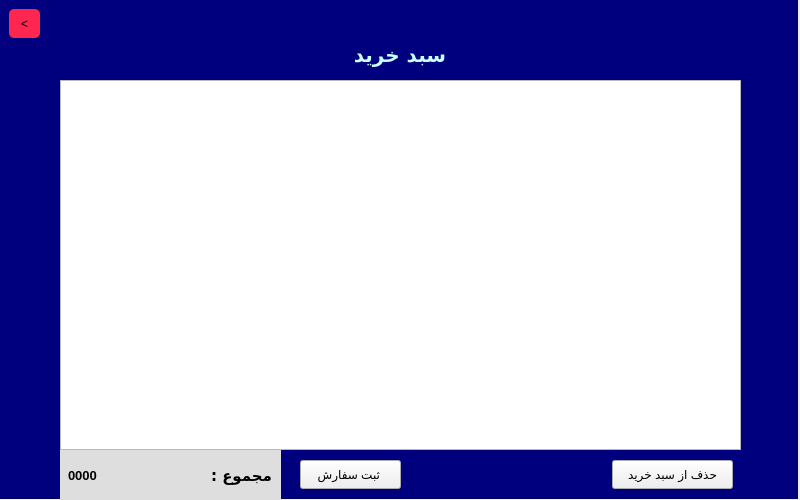
<?xml version="1.0" encoding="UTF-8"?>
<ui version="4.0">
 <class>cart</class>
 <widget class="QWidget" name="cart">
  <property name="enabled">
   <bool>true</bool>
  </property>
  <property name="geometry">
   <rect>
    <x>0</x>
    <y>0</y>
    <width>800</width>
    <height>500</height>
   </rect>
  </property>
  <property name="minimumSize">
   <size>
    <width>800</width>
    <height>500</height>
   </size>
  </property>
  <property name="maximumSize">
   <size>
    <width>800</width>
    <height>500</height>
   </size>
  </property>
  <property name="windowTitle">
   <string>Sabad</string>
  </property>
  <property name="styleSheet">
   <string notr="true"/>
  </property>
  <widget class="QWidget" name="centralwidget" native="true">
   <property name="geometry">
    <rect>
     <x>0</x>
     <y>0</y>
     <width>798</width>
     <height>500</height>
    </rect>
   </property>
   <widget class="QTableWidget" name="tableWidget">
    <property name="geometry">
     <rect>
      <x>60</x>
      <y>80</y>
      <width>681</width>
      <height>370</height>
     </rect>
    </property>
   </widget>
   <widget class="QLabel" name="label">
    <property name="geometry">
     <rect>
      <x>350</x>
      <y>30</y>
      <width>100</width>
      <height>50</height>
     </rect>
    </property>
    <property name="font">
     <font>
      <family>Morabba</family>
      <pointsize>15</pointsize>
      <bold>true</bold>
     </font>
    </property>
    <property name="styleSheet">
     <string notr="true">color: rgb(200, 255, 255);
padding:5px;</string>
    </property>
    <property name="text">
     <string>سبد خرید</string>
    </property>
    <property name="alignment">
     <set>Qt::AlignmentFlag::AlignCenter</set>
    </property>
   </widget>
   <widget class="QLabel" name="label_2">
    <property name="geometry">
     <rect>
      <x>200</x>
      <y>450</y>
      <width>81</width>
      <height>51</height>
     </rect>
    </property>
    <property name="font">
     <font>
      <family>Morabba</family>
      <pointsize>11</pointsize>
      <bold>true</bold>
     </font>
    </property>
    <property name="styleSheet">
     <string notr="true">color: rgb(0, 0, 0);
background-color: rgb(222, 222, 222);
padding:5px;</string>
    </property>
    <property name="text">
     <string>مجموع :</string>
    </property>
   </widget>
   <widget class="QLabel" name="sum">
    <property name="geometry">
     <rect>
      <x>60</x>
      <y>450</y>
      <width>141</width>
      <height>51</height>
     </rect>
    </property>
    <property name="font">
     <font>
      <pointsize>10</pointsize>
      <bold>true</bold>
     </font>
    </property>
    <property name="styleSheet">
     <string notr="true">background-color: rgb(222, 222, 222);
color:black;
padding:5px;</string>
    </property>
    <property name="text">
     <string>0000</string>
    </property>
   </widget>
   <widget class="QFrame" name="frame">
    <property name="geometry">
     <rect>
      <x>-1</x>
      <y>-1</y>
      <width>800</width>
      <height>500</height>
     </rect>
    </property>
    <property name="styleSheet">
     <string notr="true">background-color: rgb(170, 85, 255);
background-color: rgb(0, 0, 127);</string>
    </property>
    <property name="frameShape">
     <enum>QFrame::Shape::StyledPanel</enum>
    </property>
    <property name="frameShadow">
     <enum>QFrame::Shadow::Raised</enum>
    </property>
    <widget class="QPushButton" name="backbtn">
     <property name="geometry">
      <rect>
       <x>10</x>
       <y>10</y>
       <width>31</width>
       <height>29</height>
      </rect>
     </property>
     <property name="cursor">
      <cursorShape>PointingHandCursor</cursorShape>
     </property>
     <property name="styleSheet">
      <string notr="true">padding:2px;

background-color: rgb(255, 39, 79);
border:0px solid;
color:black;
font: 900 9pt &quot;IRANYekanFN&quot;;
border-radius:5px;</string>
     </property>
     <property name="text">
      <string>&lt;</string>
     </property>
    </widget>
   </widget>
   <widget class="QPushButton" name="confirmbtn">
    <property name="geometry">
     <rect>
      <x>300</x>
      <y>460</y>
      <width>101</width>
      <height>29</height>
     </rect>
    </property>
    <property name="styleSheet">
     <string notr="true">font: 900 9pt &quot;Rokh&quot;;</string>
    </property>
    <property name="text">
     <string>ثبت سفارش </string>
    </property>
   </widget>
   <widget class="QPushButton" name="deletebtn">
    <property name="geometry">
     <rect>
      <x>612</x>
      <y>460</y>
      <width>121</width>
      <height>29</height>
     </rect>
    </property>
    <property name="styleSheet">
     <string notr="true">font: 900 9pt &quot;Rokh&quot;;</string>
    </property>
    <property name="text">
     <string>حذف از سبد خرید</string>
    </property>
   </widget>
   <zorder>frame</zorder>
   <zorder>tableWidget</zorder>
   <zorder>label</zorder>
   <zorder>label_2</zorder>
   <zorder>sum</zorder>
   <zorder>confirmbtn</zorder>
   <zorder>deletebtn</zorder>
  </widget>
 </widget>
 <resources/>
 <connections/>
</ui>
